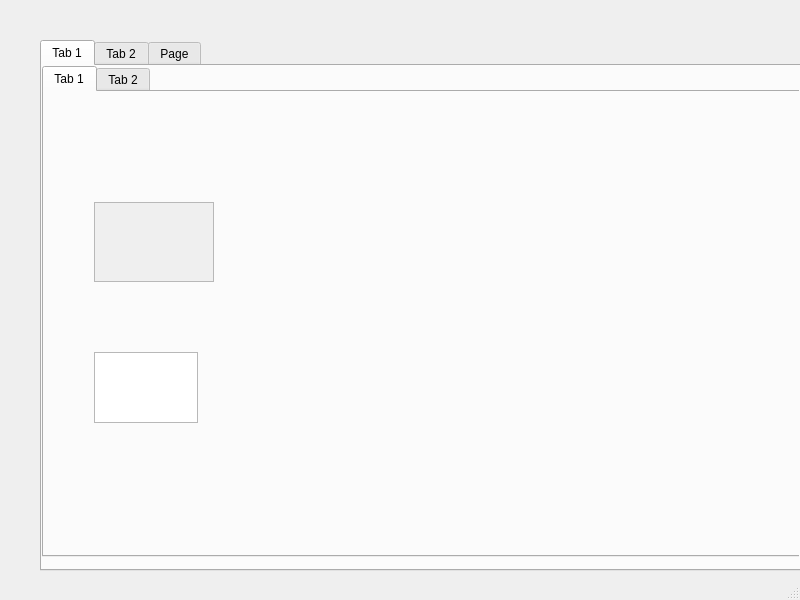
<?xml version="1.0" encoding="UTF-8"?>
<ui version="4.0">
 <class>MainWindow</class>
 <widget class="QMainWindow" name="MainWindow">
  <property name="geometry">
   <rect>
    <x>0</x>
    <y>0</y>
    <width>800</width>
    <height>600</height>
   </rect>
  </property>
  <property name="windowTitle">
   <string>MainWindow</string>
  </property>
  <widget class="QWidget" name="centralwidget">
   <widget class="QTabWidget" name="tabWidget">
    <property name="geometry">
     <rect>
      <x>40</x>
      <y>40</y>
      <width>761</width>
      <height>531</height>
     </rect>
    </property>
    <property name="currentIndex">
     <number>0</number>
    </property>
    <widget class="QWidget" name="tab">
     <attribute name="title">
      <string>Tab 1</string>
     </attribute>
     <widget class="QTabWidget" name="tabWidget_3">
      <property name="geometry">
       <rect>
        <x>0</x>
        <y>0</y>
        <width>761</width>
        <height>491</height>
       </rect>
      </property>
      <property name="currentIndex">
       <number>0</number>
      </property>
      <widget class="QWidget" name="tab_5">
       <attribute name="title">
        <string>Tab 1</string>
       </attribute>
       <widget class="QScrollArea" name="scrollArea">
        <property name="geometry">
         <rect>
          <x>50</x>
          <y>110</y>
          <width>120</width>
          <height>80</height>
         </rect>
        </property>
        <property name="widgetResizable">
         <bool>true</bool>
        </property>
        <widget class="QWidget" name="scrollAreaWidgetContents">
         <property name="geometry">
          <rect>
           <x>0</x>
           <y>0</y>
           <width>118</width>
           <height>78</height>
          </rect>
         </property>
        </widget>
       </widget>
       <widget class="QTextEdit" name="textEdit">
        <property name="geometry">
         <rect>
          <x>50</x>
          <y>260</y>
          <width>104</width>
          <height>71</height>
         </rect>
        </property>
       </widget>
      </widget>
      <widget class="QWidget" name="tab_6">
       <attribute name="title">
        <string>Tab 2</string>
       </attribute>
      </widget>
     </widget>
    </widget>
    <widget class="QWidget" name="tab_2">
     <attribute name="title">
      <string>Tab 2</string>
     </attribute>
     <widget class="QTabWidget" name="tabWidget_2">
      <property name="geometry">
       <rect>
        <x>-4</x>
        <y>-1</y>
        <width>761</width>
        <height>491</height>
       </rect>
      </property>
      <property name="currentIndex">
       <number>0</number>
      </property>
      <widget class="QWidget" name="tab_3">
       <attribute name="title">
        <string>Tab 1</string>
       </attribute>
      </widget>
      <widget class="QWidget" name="tab_4">
       <attribute name="title">
        <string>Tab 2</string>
       </attribute>
      </widget>
     </widget>
    </widget>
    <widget class="QWidget" name="tab_7">
     <attribute name="title">
      <string>Page</string>
     </attribute>
    </widget>
   </widget>
  </widget>
  <widget class="QMenuBar" name="menubar">
   <property name="geometry">
    <rect>
     <x>0</x>
     <y>0</y>
     <width>800</width>
     <height>22</height>
    </rect>
   </property>
  </widget>
  <widget class="QStatusBar" name="statusbar"/>
 </widget>
 <resources/>
 <connections/>
</ui>
